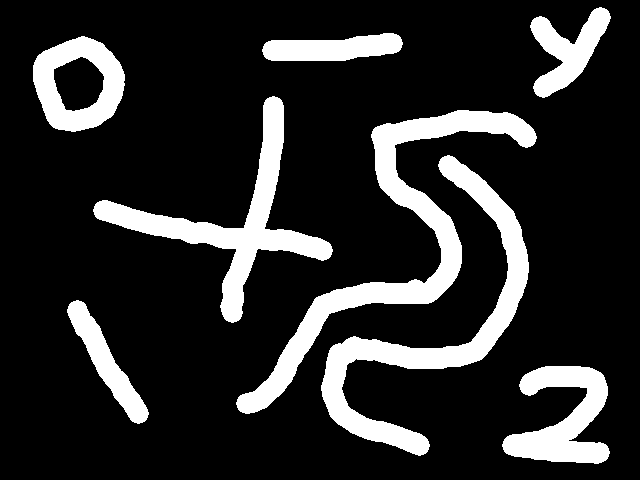
#> input picture HW5/files/images/q1.png, 640 x 480 px, found by its file name
$ jupyter execute CV_HW5_Q1_99521361.ipynb
#> lines starting #> are read from the running program, lines starting #| are printed output that depends on the picture; after the words box and inside, x2 and y2 are one past the last pixel; in counts of white or black regions, pixels touching at a corner belong together
[cell 1]
import cv2
import numpy as np
from google.colab.patches import cv2_imshow

[cell 2]
image_path = '/content/q1.png'

[cell 3]
def find_connected_components(image_path):
    # Read the image
#> called with image_path = '/content/q1.png'
    image = cv2.imread(image_path, cv2.IMREAD_GRAYSCALE)
#> image: shape (480, 640); 16.9% white; 8 white regions, largest, box (x1, y1, x2, y2) and area: (236, 110, 537, 414) 12457, (321, 155, 529, 456) 11001, (93, 96, 333, 323) 9299

    # Threshold the image to binary
    _, binary_image = cv2.threshold(image, 128, 255, cv2.THRESH_BINARY)

    # Find connected components
    num_labels, labels_im = cv2.connectedComponents(binary_image)
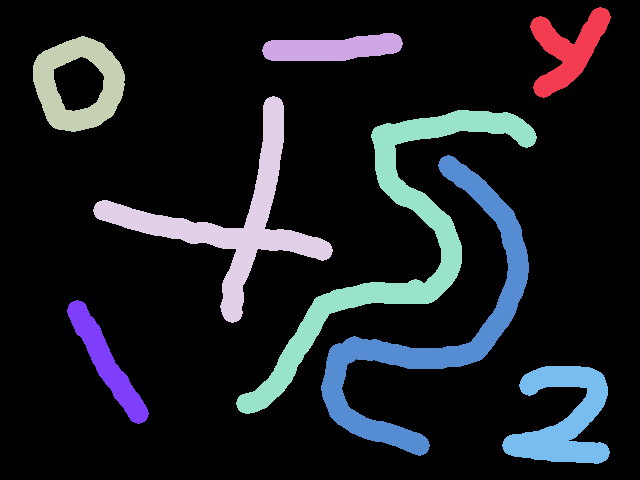
#> labels_im: shape (480, 640) int32; 9 distinct labels, from 0 to 8; one colour per label, 0 black
#> num_labels = 9

    return num_labels, labels_im

[cell 4]
def label_components(labels_im):
    # Map component labels to hue value
    label_hue = np.uint8(179 * labels_im / np.max(labels_im))

    # Create an empty color image
    blank_ch = 255 * np.ones_like(label_hue)
    labeled_img = cv2.merge([label_hue, blank_ch, blank_ch])

    # Convert labeled image to BGR for display
    labeled_img = cv2.cvtColor(labeled_img, cv2.COLOR_HSV2BGR)

    # Set background label to black
    labeled_img[label_hue == 0] = 0

    return labeled_img

[cell 5]
# Find connected components
num_labels, labels_im = find_connected_components(image_path)
#> num_labels = 9

# Label components with different colors
labeled_img = label_components(labels_im)
#> in label_components, `label_hue = np.uint8(179 * labels_im / np.max(labels_im))`:
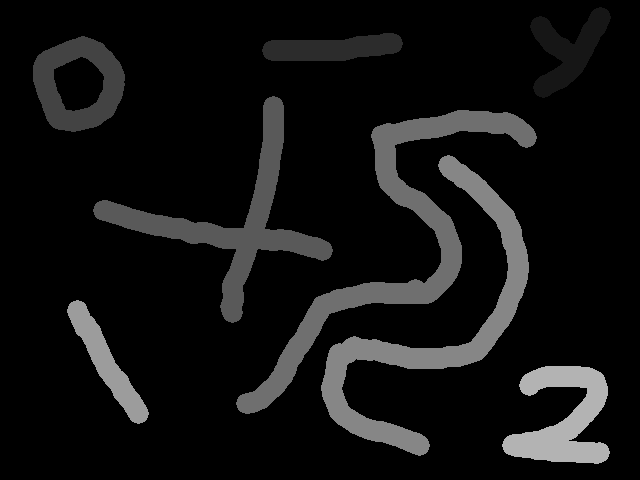
#> label_hue: shape (480, 640); min 0, max 179, mean 18.4
#> in label_components, `labeled_img = cv2.merge([label_hue, blank_ch, blank_ch])`:
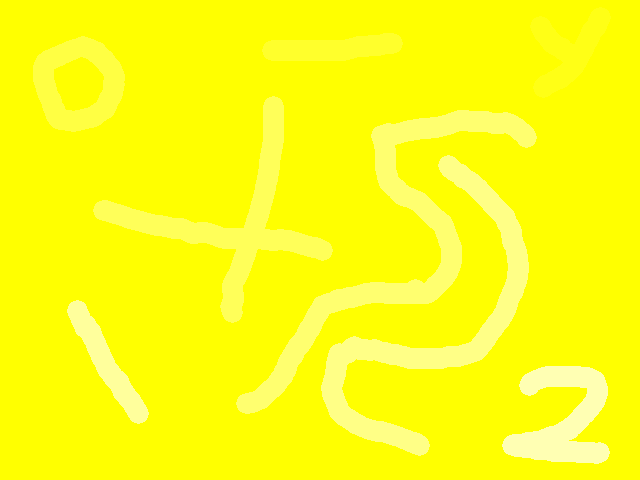
#> labeled_img: shape (480, 640, 3); mean of channels 0, 1, 2 18.4, 255, 255; drawn as B, G, R
#> in label_components, `labeled_img = cv2.cvtColor(labeled_img, cv2.COLOR_HSV2BGR)`:
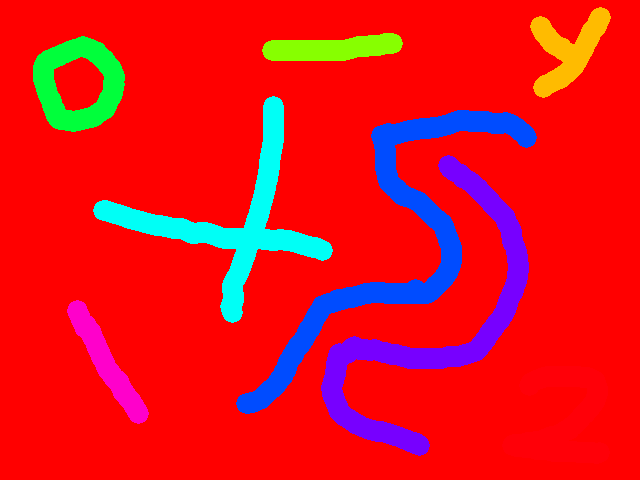
#> labeled_img: shape (480, 640, 3); mean B, G, R 29.8, 19.1, 227
#> in label_components, `labeled_img[label_hue == 0] = 0`:
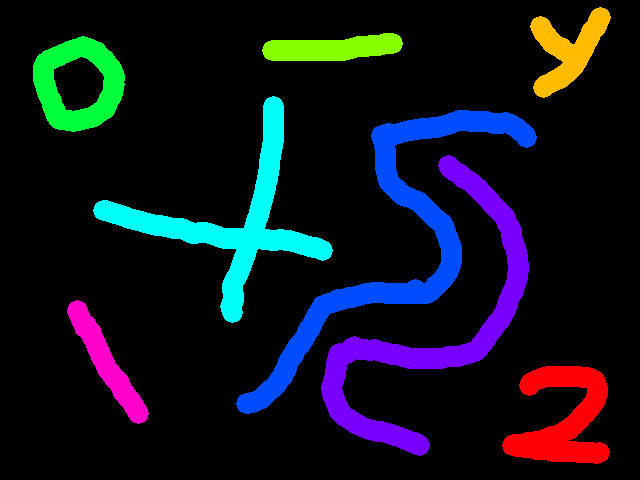
#> labeled_img: shape (480, 640, 3); mean B, G, R 29.8, 19.1, 15.2

[cell 6]
# Add the number of connected components to the image
cv2.putText(labeled_img, f'Total components: {num_labels - 1}', (10, 30),
            cv2.FONT_HERSHEY_SIMPLEX, 1, (255, 255, 255), 2, cv2.LINE_AA)
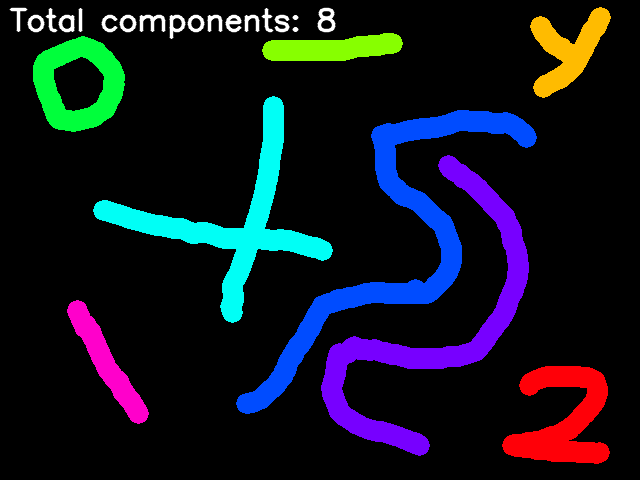
#> labeled_img: shape (480, 640, 3); 1.14% of pixels changed, all inside (x1, y1, x2, y2) = (9, 7, 336, 40)

# Display the original and labeled images
print("The original image")
cv2_imshow(cv2.imread(image_path))
print("The labeled image")
cv2_imshow(labeled_img)
cv2.waitKey(0)
cv2.destroyAllWindows()

$ run again, with HW5/files/images/q2.png copied over HW5/files/images/q1.png
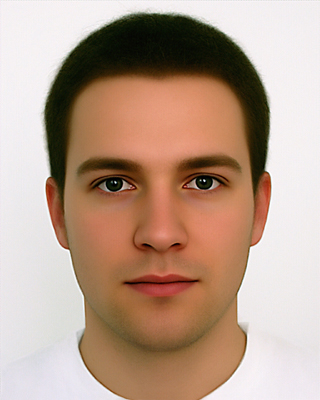
#> input picture HW5/files/images/q2.png, 320 x 400 px, found by its file name
#> binary_image: shape (400, 320); 67.9% white; 50 black regions (47 under 20 px), largest, box (x1, y1, x2, y2) and area: (44, 13, 271, 400) 38185, (170, 153, 243, 205) 2688, (197, 324, 247, 400) 176
#> in find_connected_components, `num_labels, labels_im = cv2.connectedComponents(binary_image)`:
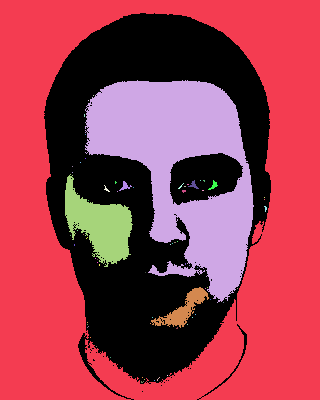
#> labels_im: shape (400, 320) int32; 71 distinct labels, from 0 to 70; one colour per label, 0 black
#> in find_connected_components, `num_labels, labels_im = cv2.connectedComponents(binary_image)`: num_labels = 71
#> `cv2.putText(labeled_img, f'Total components: {num_labels - 1}', (10, 3..`:
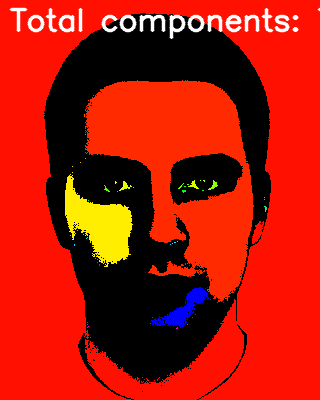
#> labeled_img: shape (400, 320, 3); mean B, G, R 6, 24.7, 172.8
